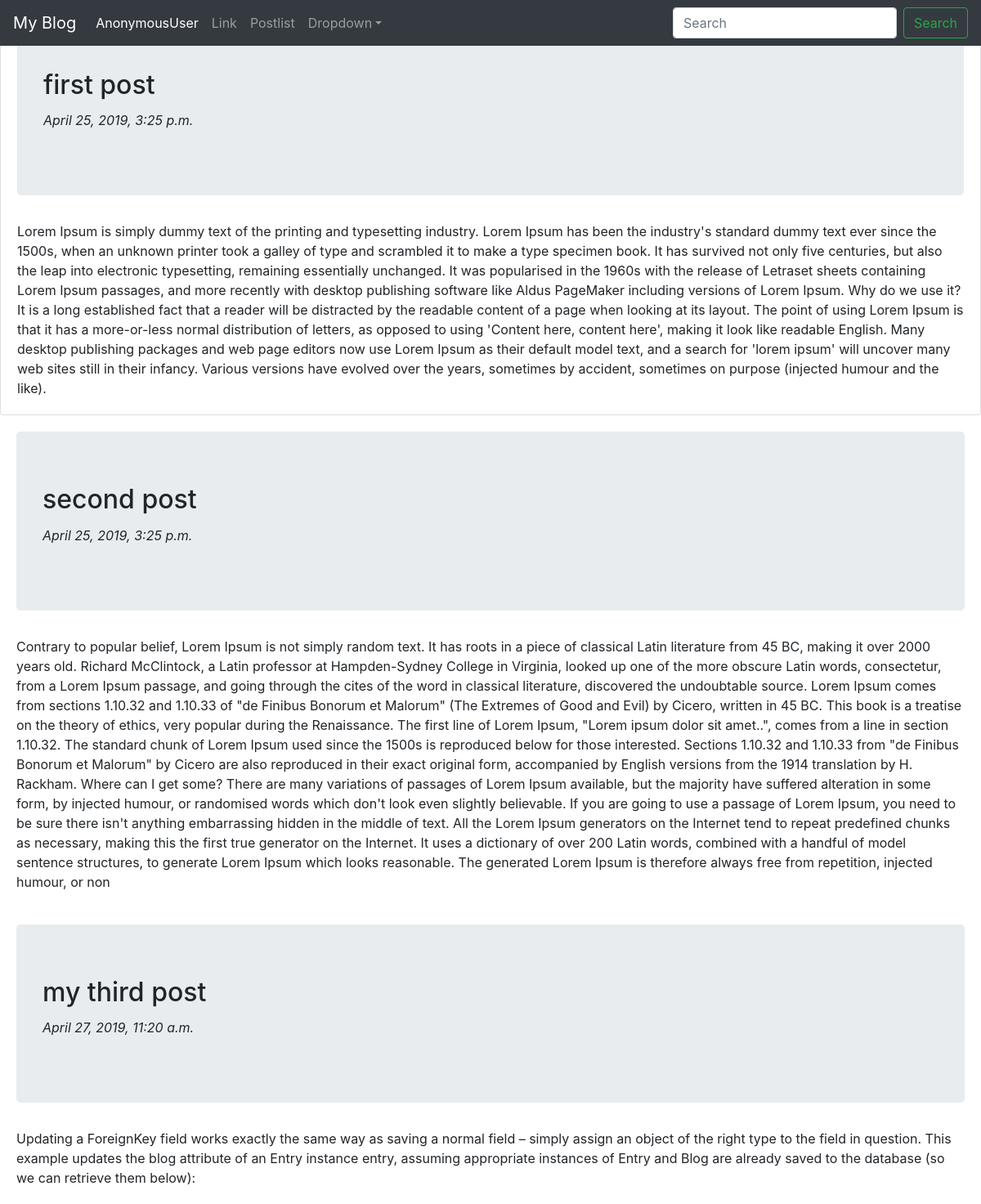
The page / on the database its author committed.
### main/models.py (models this page shows, shortened)
class Tutorial(models.Model):
    author = models.ForeignKey("auth.User",on_delete=models.CASCADE)
    title = models.CharField(max_length=50)
    content = models.TextField()
    published = models.DateTimeField('date published')

### main/views.py (the view)
# urls.py: path('',views.index,name='index'),
def index(request):
    data = Tutorial.objects.all
    return render(request,'main/home.html',{'tutorials':data})

### main/templates/main/home.html
{% extends 'main/base.html' %} {% block content %}
<div class="card">
  {% for tut in tutorials %}
  <div class="card-body">
    <div class="jumbotron">
      <h2 class="card-title">{{ tut.title }}</h2>
      <p>
        <i>{{ tut.published }}</i>
      </p>
    </div>
    <p class="card-text">{{ tut.content | safe }}</p>
  </div>
</div>
{% endfor %} {% endblock%}

### main/templates/main/base.html (shortened to what this page needs)
<!DOCTYPE html>
<html lang="en">
  <head>
    <link
      rel="stylesheet"
      href="https://stackpath.bootstrapcdn.com/bootstrap/4.3.1/css/bootstrap.min.css"
    />
  </head>
  <body>
    <nav class="navbar navbar-expand-md navbar-dark bg-dark fixed-top">
      <a class="navbar-brand" href="#">My Blog</a>
      <div class="collapse navbar-collapse" id="navbarsExampleDefault">
        <ul class="navbar-nav mr-auto">
          <li class="nav-item active">
            <a class="nav-link" href="#"
              >{{ user }} <span class="sr-only">(current)</span></a
            >
          </li>
          <li class="nav-item">
            <a class="nav-link" href="#">Link</a>
          </li>
          <li class="nav-item">
            <a class="nav-link " href="{% url 'postlist'%}">Postlist</a>
          </li>
          <li class="nav-item dropdown">
            <a
              class="nav-link dropdown-toggle"
              href="http://example.com"
              id="dropdown01"
              data-toggle="dropdown"
              aria-haspopup="true"
              aria-expanded="false"
              >Dropdown</a
            >
          </li>
        </ul>
        <form
          class="form-inline my-2 my-lg-0"
          method="POST"
          action="{% url 'search' %}"
        >
          <input
            class="form-control mr-sm-2"
            type="text"
            name="q"
            placeholder="Search"
          />
          <button class="btn btn-outline-success my-2 my-sm-0" type="submit">
            Search
          </button>
        </form>
      </div>
    </nav>
    {% block content %} {% endblock %}
  </body>
</html>

### rows shown on the page
Tutorial: title "first post", published "April 25, 2019, 3:25 p.m.", content "Lorem Ipsum is simply dummy text of the printing and typesetting industry. Lorem Ipsum has been the industry's standard dummy text ever since the 1500s, when an unknown printer took a galley of type and scrambled it to make a type specimen book. It has survived not only five centuries, but also the leap into electronic typesetting, remaining essentially unchanged. It was popularised in the 1960s with the release of Letraset sheets containing Lorem Ipsum passages, and more recently with desktop publishing software like Aldus PageMaker including versions of Lorem Ipsum. Why do we use it? It is a long established fact that a reader will be distracted by the readable content of a page when…"
Tutorial: title "second post", published "April 25, 2019, 3:25 p.m.", content "Contrary to popular belief, Lorem Ipsum is not simply random text. It has roots in a piece of classical Latin literature from 45 BC, making it over 2000 years old. Richard McClintock, a Latin professor at Hampden-Sydney College in Virginia, looked up one of the more obscure Latin words, consectetur, from a Lorem Ipsum passage, and going through the cites of the word in classical literature, discovered the undoubtable source. Lorem Ipsum comes from sections 1.10.32 and 1.10.33 of \"de Finibus Bonorum et Malorum\" (The Extremes of Good and Evil) by Cicero, written in 45 BC. This book is a treatise on the theory of ethics, very popular during the Renaissance. The first line of Lorem Ipsum,…"
Tutorial: title "my third post", published "April 27, 2019, 11:20 a.m.", content "Updating a ForeignKey field works exactly the same way as saving a normal field – simply assign an object of the right type to the field in question. This example updates the blog attribute of an Entry instance entry, assuming appropriate instances of Entry and Blog are already saved to the database (so we can retrieve them below):"

### other values the page prints
{{ user }} "AnonymousUser"
